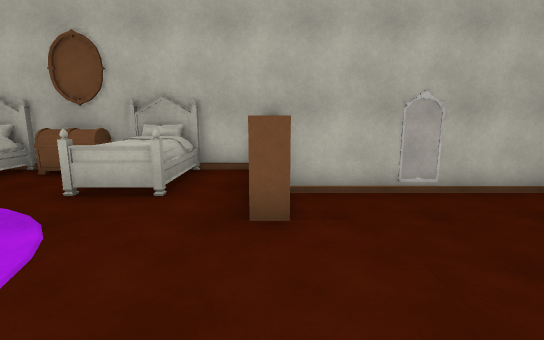
View 1 (above)

13 first-person views from a walk through a scene from a Unity 3-D project. The camera is 1.3 m above the floor, tilts 10° down and sees 85° across. The floor is counted in squares, 1 m on a side. Each view is taken from the middle of a square. On the plan, view 1 faces up. The plan holds only what a view shows up to about 14 squares ahead; the rest is blank. The place goes on beyond the plan. Surface patterns are stand-ins for the level's own textures.

View 2
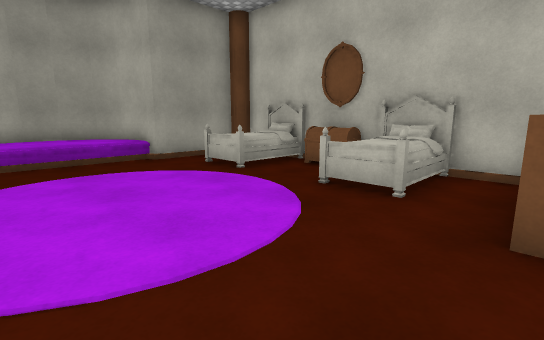

View 3
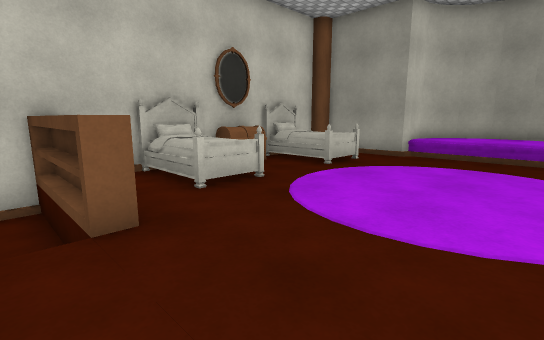

View 4
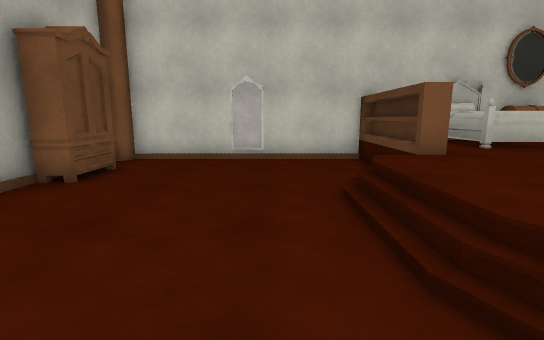

View 5
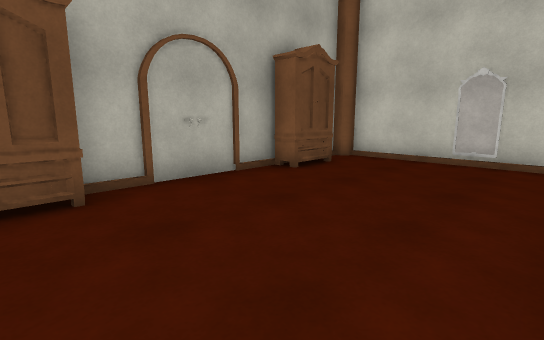

View 6
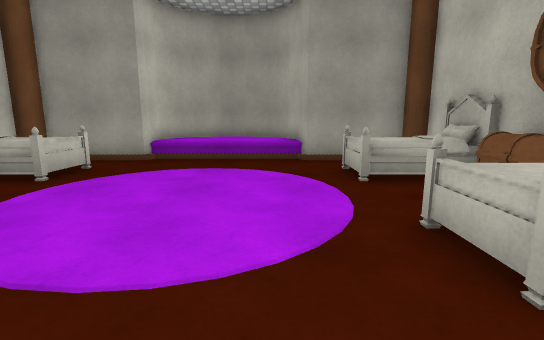

View 7
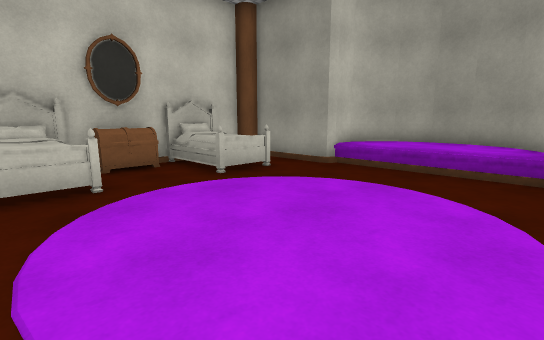

View 8
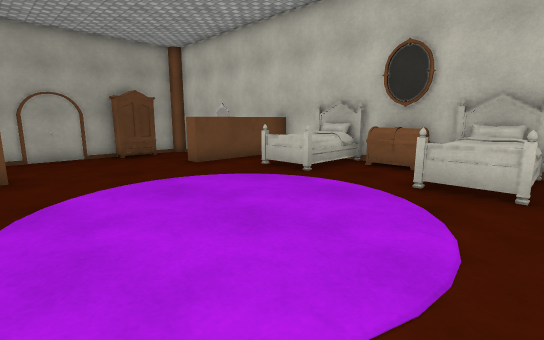

View 9
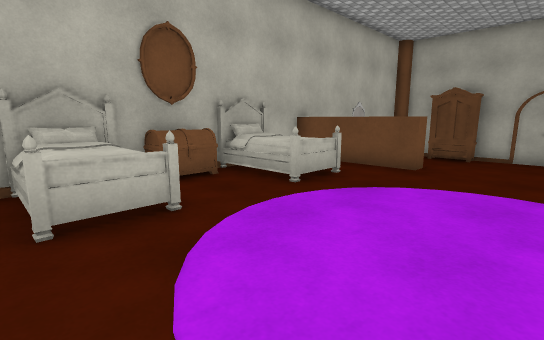

View 10
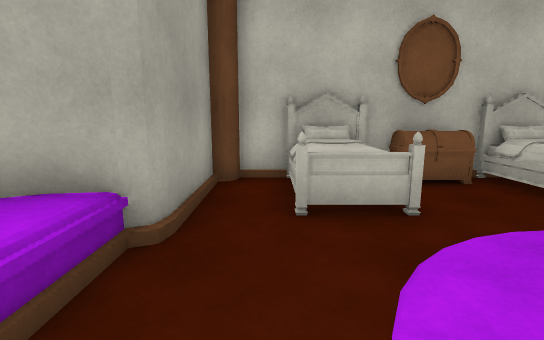

View 11
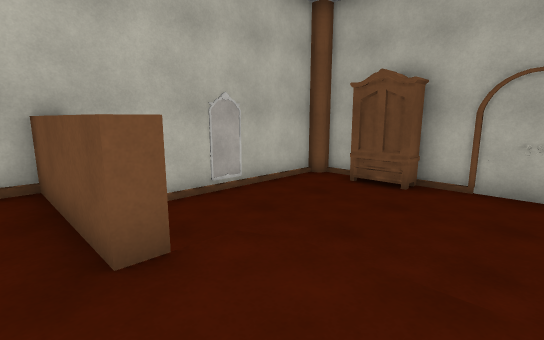

View 12
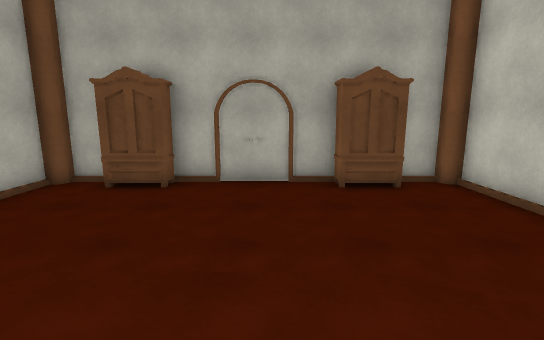

View 13
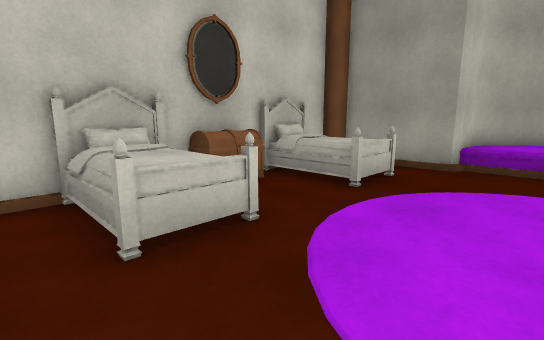

### Floor plan
Key: @ floor where view 1 was taken; # wall or solid block; . main floor; : floor 0.5 m higher than the main floor; - floor 0.5 m lower than the main floor; / step, stairs or slope; = window, fence, low wall or low ledge; v drop or lower ground; M mirror; B bed; C chest; K bookshelf; E bench; L closet.
Columns run from 12 left of view 1 to 8 right of it. Each row starts with its distance up from view 1.
  8    #############M####
  7    #BBBMCBB.#-------#
  6    #BBB..BB.K------L#
  5    #BBB..BB.K------L#
  4  ###........K=-----L#
  3 v#:..........//-----#
  2 # :.........../-----#
  1 #  .........../-----#
  0  #:.........@//-----#
 -1  vE#........K------L#
 -2    #BBB..BB.K------L#
 -3    #BBB..BB.K------L#
 -4    #BBBMCBB.#--M----#
 -5    ##################

Where each view was taken, in squares from view 1:
view 1: 0 up, 0 right, facing up
view 2: 0 up, 0 right, facing up-left
view 3: 3 up, 1 right, facing down-left
view 4: 5 up, 3 right, facing down
view 5: 5 up, 2 right, facing down-right
view 6: 3 up, 0 right, facing left
view 7: 4 up, 2 left, facing down-left
view 8: 4 up, 8 left, facing down-right
view 9: 1 up, 8 left, facing up-right
view 10: 1 up, 8 left, facing up
view 11: 1 up, 1 left, facing up-right
view 12: 1 up, 1 left, facing right
view 13: 1 up, 1 left, facing down-left
